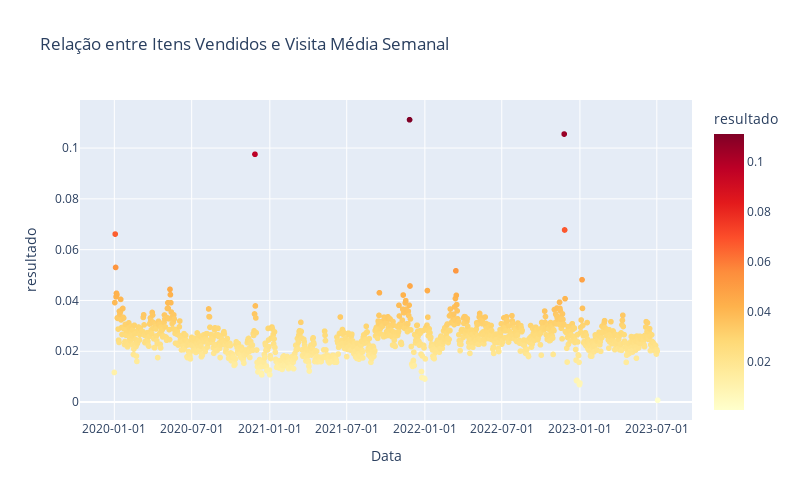

Write notebook code for a chart like this one.
### Markdown cell above
### **Relação itens vendidos e visualização semanal**

Esse gráfico serve para analisar a relação de conversão de quantos acessos ao site são necessários para a compra de um produto. Logo, o gráfico tenta explorar em quais épocas do ano a conversão de compra por visita é maior.

### Code cell
# Agrupar por data e calcular a soma das receitas
tabela_todos_anos = tabela_completa.loc[(tabela_completa["date"].dt.year <= 2023)]

avg_web = np.log(tabela_completa['avg_website_visits_last_week'] + 1)

visita_media = tabela_todos_anos.groupby(tabela_todos_anos['date'].dt.date)['avg_website_visits_last_week'].sum()

items_vendidos = tabela_todos_anos.groupby(tabela_todos_anos['date'].dt.date)['items_sold'].sum()

# Calcular a relação entre itens vendidos e visita média no site
serie_resultado = items_vendidos / visita_media

# Criando um novo dataframe para poder apresentar os resultado
new_df = serie_resultado.to_frame()
new_df = pd.DataFrame({'date': serie_resultado.index, 'resultado': serie_resultado.values})


new_df['date'] = pd.to_datetime(new_df['date'])


custom_color_scale = pc.sequential.YlOrRd # Reversed to go from yellow to purple

fig = px.scatter(new_df, x='date', y='resultado', color="resultado",
                 title='Relação entre Itens Vendidos e Visita Média Semanal',
                 labels={'date': 'Data', 'Relação itens vendidos e visualização semanal': 'Relação'},
                 width=800, height=500,
                 color_continuous_scale=custom_color_scale)  # Adding a trendline for better visualization

# Format the x-axis tick labels
fig.update_xaxes(tickformat='%Y-%m-%d')
# Show the plot
fig.show()

### Figure 1 — Plotly figure (JSON) as saved in the notebook; plotly's stock layout.template omitted (floating-point values rounded to 4 significant figures; data arrays with more than 128 entries replaced by an {"elided": "..."} marker saying what was removed)
{"data": [{"hovertemplate": "Data=%{x}<br>resultado=%{marker.color}<extra></extra>", "legendgroup": "", "marker": {"color": {"elided": "1280 float values"}, "coloraxis": "coloraxis", "symbol": "circle"}, "mode": "markers", "name": "", "showlegend": false, "type": "scattergl", "x": {"elided": "1280 str values"}, "xaxis": "x", "y": {"elided": "1280 float values"}, "yaxis": "y"}], "layout": {"coloraxis": {"colorbar": {"title": {"text": "resultado"}}, "colorscale": [[0, "rgb(255,255,204)"], [0.125, "rgb(255,237,160)"], [0.25, "rgb(254,217,118)"], [0.375, "rgb(254,178,76)"], [0.5, "rgb(253,141,60)"], [0.625, "rgb(252,78,42)"], [0.75, "rgb(227,26,28)"], [0.875, "rgb(189,0,38)"], [1, "rgb(128,0,38)"]]}, "height": 500, "legend": {"tracegroupgap": 0}, "title": {"text": "Relação entre Itens Vendidos e Visita Média Semanal"}, "width": 800, "xaxis": {"anchor": "y", "domain": [0, 1], "tickformat": "%Y-%m-%d", "title": {"text": "Data"}}, "yaxis": {"anchor": "x", "domain": [0, 1], "title": {"text": "resultado"}}}}
